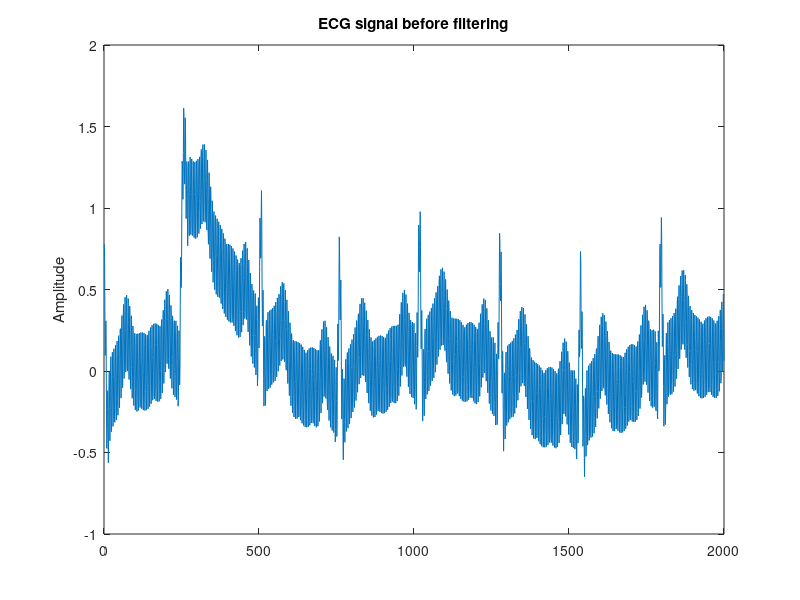

Write MATLAB code to recreate this figure. (Note: this script raises an error after producing the figure.)
clear
close all
clc

x = load ('DataN.txt');
t = 1:2000;
x = x(t);
figure
plot(t, x)
title('ECG signal before filtering')
ylabel('Amplitude')   %plotting the raw ECG signal data
print('Before_Filter.jpg','-djpeg')

w = 50/(256/2);
bw = w;
[num, den] = iirnotch(w,bw);
x_notch = filter(num, den, x);
figure
plot (t, x_notch, 'r')
title('ECG signal after notch filtering')
ylabel ('Amplitude')  %plotting filtered ECG
print('After_Notch_Filter.jpg','-djpeg')


ecg_wave = df(x_notch);
figure
plot(t, ecg_wave)
title('ECG signal after diffrentiation')
ylabel ('Amplitude')  %plotting ECG after diff
print('After_Diff.jpg','-djpeg')

ecg_sqrd = ecg_wave.^2;
figure
plot(t, ecg_sqrd, 'r');
title('Squared ECG signal') %squared signal
ylabel ('Amplitude')  %plotting ECG after squaring
print('After_Squaring.jpg','-djpeg')

N = 5;
ecg_smooth = hsmooth(ecg_sqrd, N);
id = peak(ecg_smooth, 0.6*max(ecg_smooth));
figure, hold on
plot(ecg_smooth)
scatter(id, ecg_smooth(id));
hold off
print(sprintf('DetectedR_%d.jpg',N),'-djpeg')

figure,
plot((id*1000)/256);
title('RR');
xlabel('beats number')
ylabel('RR interval');
